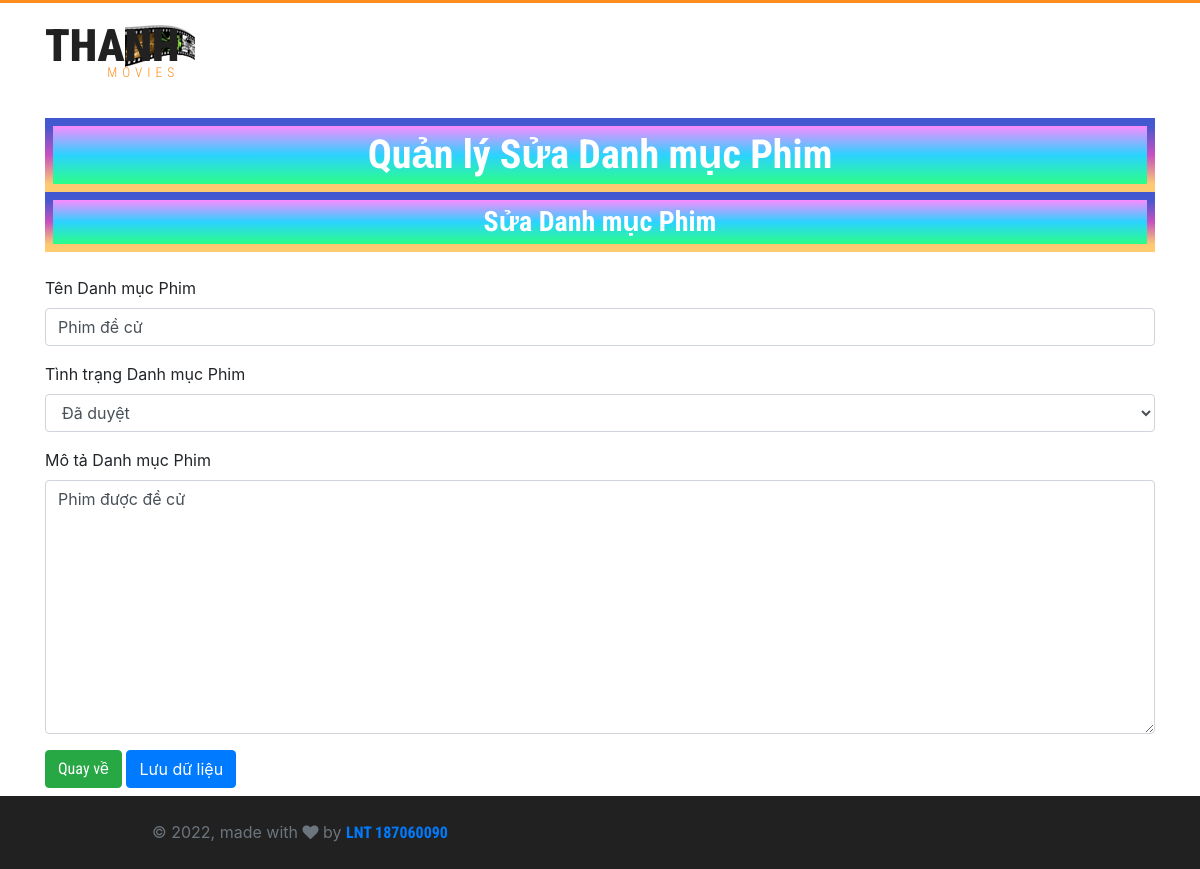
The app's page /admin/categories/update.php?categories_id=1 with its own data.
### tables this page shows
CREATE TABLE IF NOT EXISTS `categories` (
  `id` int(11) NOT NULL AUTO_INCREMENT,
  `title` varchar(100) DEFAULT NULL,
  `description` varchar(255) DEFAULT NULL,
  `status` int(11) DEFAULT NULL,
  PRIMARY KEY (`id`)
);

### admin/categories/update.php (the view, shortened to what this page needs)
<!DOCTYPE html>
<html lang="en">
<head>
    <link href="/web-xem-phim/assets/vendor/bootstrap/css/bootstrap.css" rel="stylesheet" type="text/css" media="all" />
    <link href="/web-xem-phim/assets/css/style.css" rel="stylesheet" type="text/css" media="all" />
    <link href="/web-xem-phim/assets/css/jquery.slidey.min.css" rel="stylesheet">
    <link href="/web-xem-phim/thong-tin-phim/assets/css/style.css" rel="stylesheet" type="text/css" media="all">
    <?php include_once(__DIR__ . '/../../frontend/layouts/styles.php'); ?>
</head>
<body>
    <div class="header">
        <div class="container">
            <div class="w3layouts_logo">
                <a href="/web-xem-phim/index.php">
                    <h1>Thanh<span>Movies</span></h1>
                </a>
            </div>
            <div class="clearfix"> </div>
        </div>
    </div>
    <main role="main" class="mb-2">
        <div class="container mt-2">
            <div class="full borderf">
                <h1 class="tieu-de">Quản lý Sửa Danh mục Phim</h1>
            </div>
            <?php
            include_once __DIR__ . '/../../dbconnect.php';
            $categories_id = $_GET['categories_id'];
            $sqlSelect = "SELECT * FROM categories WHERE id = $categories_id;";
            $resultSelect = mysqli_query($conn, $sqlSelect);
            $categoriesRow = mysqli_fetch_array($resultSelect, MYSQLI_ASSOC);
            ?>
        </div>
        <div class="container">
            <div class="full borderf">
                <h3 class="text-movies">Sửa Danh mục Phim</h3>
            </div>
            <br>
            <div class="row">
                <div class="col">
                    <form name="frmThemMoi" id="frmThemMoi" method="post" action="" enctype="multipart/form-data">
                        <div class="form-row">
                            <div class="form-group col-12">
                                <label for="categories_title">Tên Danh mục Phim</label>
                                <input type="text" class="form-control" id="categories_title" name="categories_title" placeholder="Tên Danh mục Phim" value="<?= $categoriesRow['title'] ?>">
                            </div>
                        </div>
                        <div class="form-row">
                            <div class="form-group col-12">
                                <label for="categories_status">Tình trạng Danh mục Phim</label>
                                <select class="form-control" id="categories_status" name="categories_status">
                                    <option value="<?= $categoriesRow['status'] = 1 ?>">Đã duyệt</option>
                                    <option value="<?= $categoriesRow['status'] = 2 ?>">Chưa duyệt</option>
                                </select>
                            </div>
                        </div>
                        <div class="form-row">
                            <div class="form-group col">
                                <label for="categories_description">Mô tả Danh mục Phim</label>
                                <textarea class="form-control" id="categories_description" name="categories_description" placeholder="Mô tả Danh mục Phim" rows="10"><?= $categoriesRow['description'] ?></textarea>
                            </div>
                        </div>
                        <a href="/web-xem-phim/admin/categories/index.php" class="btn btn-success">Quay về</a>
                        <button class="btn btn-primary" name="btnLuu">Lưu dữ liệu</button>
                    </form>
                </div>
            </div>
        </div>
    </main>
    <?php include_once __DIR__ . '/../../admin/footer.php' ?>
</body>
</html>

### assets/css/style.css (style rules this page uses)
html, body { font-size: 100%; font-family: 'Roboto Condensed', sans-serif; background:#ffffff; }
h1,h2,h3,h4,h5,h6,a { font-family: 'Roboto Condensed', sans-serif; margin:0; }
ul,label { margin:0; padding:0; }
.header { padding: 1em 0; border-top: 3px solid #FF8D1B; }
.w3layouts_logo { float:left; }
.w3layouts_logo a { display:block; text-decoration:none; }
.w3layouts_logo a h1 { font-size: 2.8em; color: #212121; text-transform: uppercase; background: url(../images/1.jpg) no-repeat 80px 6px; padding-right: 1.67em; font-weight: 900; padding-bottom: .3em; }
.w3layouts_logo a h1 span { color: #FF8D1B; font-size: .3em; display: block; font-weight: 300; letter-spacing: 5px; text-align: right; line-height: 0; }

### thong-tin-phim/assets/css/style.css (style rules this page uses)
.tieu-de { margin: 0; background: linear-gradient(#FA8BFF, #2BD2FF, #2BFF88); color: #fff; font-weight: bold; text-align: center; padding: 5px; width: 100%; }
.text-movies { margin: 0; background: linear-gradient(#FA8BFF, #2BD2FF, #2BFF88); color: #fff; font-weight: bold; text-align: center; padding: 5px; width: 100%; }
.borderf { font-size: 1.6rem; display: grid; place-items: center; border: 8px solid; }
.full { border-image: linear-gradient(#4158D0, #C850C0, #FFCC70) 1; }

### records on screen
categories: categories_title "Phim đề cử", categories_description "Phim được đề cử"
